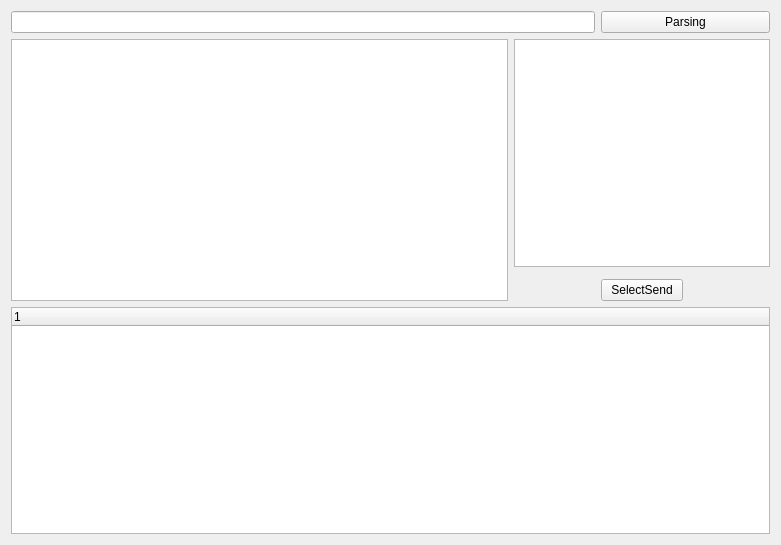
<?xml version="1.0" encoding="UTF-8"?>
<ui version="4.0">
 <class>Widget</class>
 <widget class="QWidget" name="Widget">
  <property name="geometry">
   <rect>
    <x>0</x>
    <y>0</y>
    <width>781</width>
    <height>545</height>
   </rect>
  </property>
  <property name="windowTitle">
   <string>Widget</string>
  </property>
  <layout class="QGridLayout" name="gridLayout">
   <item row="3" column="2">
    <widget class="QPushButton" name="SelectSend">
     <property name="text">
      <string>SelectSend</string>
     </property>
    </widget>
   </item>
   <item row="0" column="0" colspan="2">
    <widget class="QLineEdit" name="UrlLineEdit"/>
   </item>
   <item row="0" column="2" colspan="2">
    <widget class="QPushButton" name="connectButton">
     <property name="text">
      <string>Parsing</string>
     </property>
    </widget>
   </item>
   <item row="1" column="0" rowspan="3">
    <widget class="QPlainTextEdit" name="urlAllData_2"/>
   </item>
   <item row="1" column="1" colspan="3">
    <widget class="QTextBrowser" name="textBrowser"/>
   </item>
   <item row="4" column="0" colspan="4">
    <widget class="QTreeWidget" name="JsonPasingTable">
     <column>
      <property name="text">
       <string notr="true">1</string>
      </property>
     </column>
    </widget>
   </item>
  </layout>
 </widget>
 <resources/>
 <connections/>
</ui>
